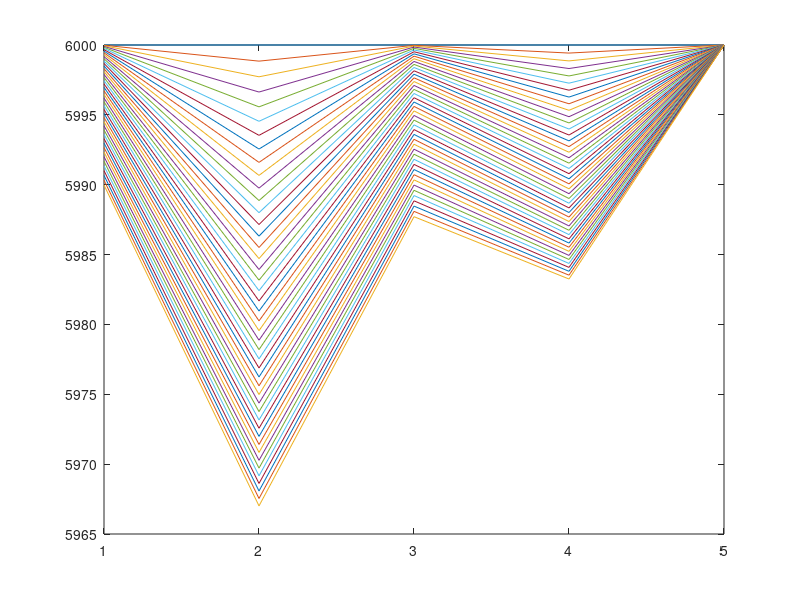

The MATLAB script that drew this image:
%Amir Mohyeddini

%comment
    
%noflow|_____|noflow

    %deltax
    %zarib
    %if i==1 left*pi
    %if i==N right*pi
%%%%%%%%%%%%%%%%%%%%%%%%%%%%%%%%%%%%%%%%%%%%%%%%%%%%%%%%%%%%%%%%%%%%%%%%%%

clc;
clear;
close all;

N=5;
phi=0.18;

deltax=zeros(1,N);
for i=1:N
   deltax(1,i)=1000; 
end
deltay=1000;
deltaz=75;
% permx=15;
pr=6000;
permx=zeros(1,N);
for i=1:N
   permx(1,i)=15; 
    
end
% Bo=1;
co=3.5e-6;
Bo=@(p) 1;%1/(1+co*(p-4200));
muob=3.5;
pb=2635;
mu=@(p) 10;%muob*(p/pb)^(2.6*(p^1.187)*exp(-11.513+(-8.98e-5*p)));


zarib=zeros(N-1,N-1);%zarib
sabet=zeros(N-1,1);%sabet
deltat=1;
time=45;
nt=time/deltat;
pressure=zeros(nt,N);

pint=6000;
pr=6000;

pressure(1,:)=pint;
pressure(:,end)=pr;
betac=1.127e-3;
alphac=5.615;
Ax=deltay*deltaz;
vb=Ax.*deltax;


qsc=zeros(1,N);%q
qsc(4)=-5;
qsc(2)=-10;

for n=2:nt
   for i=1:N-1
       if i==1
           
         right=(betac*Ax*(deltax(1,i)+deltax(1,i+1))/(deltax(1,i)/permx(1,i)+deltax(1,i+1)/permx(1,i+1)))/(mu(1/2*(pressure(n-1,i)+pressure(n-1,i+1)))*Bo(1/2*(pressure(n-1,i)+pressure(n-1,i+1)))*(1/2*(deltax(1,i)+deltax(1,i+1))));
         left=(betac*Ax*(deltax(1,i)+deltax(1,i))/(deltax(1,i)/permx(1,i)+deltax(1,i)/permx(1,i)))/(mu(1/2*(pressure(n-1,i)+pressure(n-1,i)))*Bo(1/2*(pressure(n-1,i)+pressure(n-1,i)))*(1/2*(deltax(1,i)+deltax(1,i))));
         self=-2*(betac*Ax*permx(1,i))/(mu(pressure(n-1,i))*Bo(pressure(n-1,i))*(deltax(1,i)))-(vb(1,i)*phi*co)/(alphac*Bo(pressure(n-1,i))*deltat);  
         zarib(i,i+1)=right;
         zarib(i,i)=self+left;
         sabet(i,1)=-qsc(i)-(vb(1,i)*phi*co)/(alphac*Bo(pressure(n-1,i))*deltat)*pressure(n-1,i);
           
       elseif i==N-1
         right=(betac*Ax*(deltax(1,i)+deltax(1,i+1))/(deltax(1,i)/permx(1,i)+deltax(1,i+1)/permx(1,i+1)))/(mu(1/2*(pressure(n-1,i)+pressure(n-1,i+1)))*Bo(1/2*(pressure(n-1,i)+pressure(n-1,i+1)))*(1/2*(deltax(1,i)+deltax(1,i+1))));
         left=(betac*Ax*(deltax(1,i)+deltax(1,i-1))/(deltax(1,i)/permx(1,i)+deltax(1,i-1)/permx(1,i-1)))/(mu(1/2*(pressure(n-1,i)+pressure(n-1,i-1)))*Bo(1/2*(pressure(n-1,i)+pressure(n-1,i-1)))*(1/2*(deltax(1,i)+deltax(1,i-1))));
         self=-2*(betac*Ax*permx(1,i))/(mu(pressure(n-1,i))*Bo(pressure(n-1,i))*(deltax(1,i)))-(vb(1,i)*phi*co)/(alphac*Bo(pressure(n-1,i))*deltat); 
%          zarib(i,i+1)=right;
           zarib(i,i)=self;
           zarib(i,i-1)=left;
           sabet(i,1)=-qsc(i)-(vb(1,i)*phi*co)/(alphac*Bo(pressure(n-1,i))*deltat)*pressure(n-1,i)-pr*right;           
       else
         right=(betac*Ax*(deltax(1,i)+deltax(1,i+1))/(deltax(1,i)/permx(1,i)+deltax(1,i+1)/permx(1,i+1)))/(mu(1/2*(pressure(n-1,i)+pressure(n-1,i+1)))*Bo(1/2*(pressure(n-1,i)+pressure(n-1,i+1)))*(1/2*(deltax(1,i)+deltax(1,i+1))));
         left=(betac*Ax*(deltax(1,i)+deltax(1,i-1))/(deltax(1,i)/permx(1,i)+deltax(1,i-1)/permx(1,i-1)))/(mu(1/2*(pressure(n-1,i)+pressure(n-1,i-1)))*Bo(1/2*(pressure(n-1,i)+pressure(n-1,i-1)))*(1/2*(deltax(1,i)+deltax(1,i-1))));
         self=-2*(betac*Ax*permx(1,i))/(mu(pressure(n-1,i))*Bo(pressure(n-1,i))*(deltax(1,i)))-(vb(1,i)*phi*co)/(alphac*Bo(pressure(n-1,i))*deltat); 
         zarib(i,i+1)=right;
           zarib(i,i)=self;
           zarib(i,i-1)=left;
           sabet(i,1)=-qsc(i)-(vb(1,i)*phi*co)/(alphac*Bo(pressure(n-1,i))*deltat)*pressure(n-1,i);           
       end
       
      
   end
   %x=zarayeb^-1*sabet;
x=linsolve(zarib,sabet);
pressure(n,1:end-1)=x';

    
    
end

% for n=2:nt
%     (pressure(n,50))-(pressure(n-1,50));  %#ok
% end

for n=1:nt
   plot(pressure(n,:))
   hold on
end


% figure
% plot(pressure(:,50));

